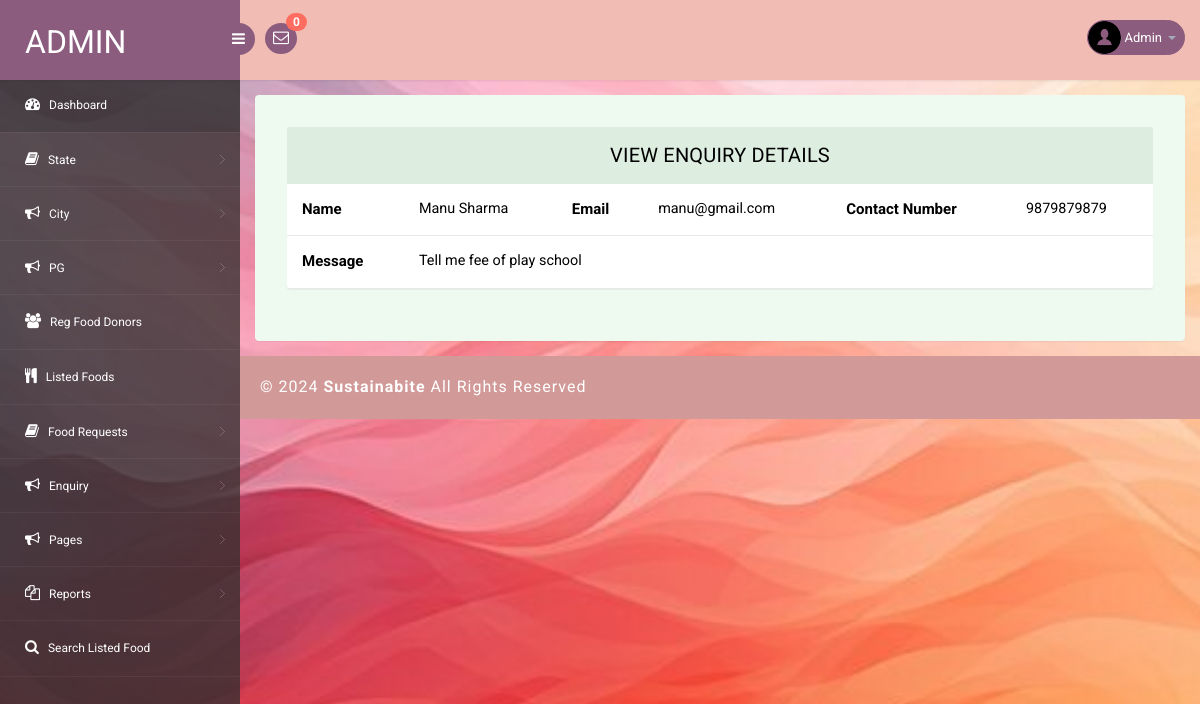
The app's page /admin/view-enquiry.php?viewid=1 (signed in) with its own data.
### tables this page shows
CREATE TABLE `tblcontact` (
  `ID` int(10) NOT NULL,
  `FirstName` varchar(200) DEFAULT NULL,
  `LastName` varchar(200) DEFAULT NULL,
  `Email` varchar(200) DEFAULT NULL,
  `Phone` bigint(10) DEFAULT NULL,
  `Message` mediumtext DEFAULT NULL,
  `EnquiryDate` timestamp NOT NULL DEFAULT current_timestamp(),
  `IsRead` int(5) DEFAULT NULL
);

### admin/view-enquiry.php (the view, shortened to what this page needs)
<?php
include('includes/dbconnection.php');
if (strlen($_SESSION['pgasaid']==0)) {
  header('location:logout.php');
  } else{
$vid=$_GET['viewid'];
?>
<!DOCTYPE html>
<head>
<link rel="stylesheet" href="css/bootstrap.min.css" >
<link href="css/style.css" rel='stylesheet' type='text/css' />
<link href="css/style-responsive.css" rel="stylesheet"/>
<link rel="stylesheet" href="css/font.css" type="text/css"/>
<link href="css/font-awesome.css" rel="stylesheet">
</head>
<body>
<section id="container">
<?php include_once('includes/header.php');?>
<?php include_once('includes/sidebar.php');?>
<section id="main-content">
	<section class="wrapper">
		<div class="table-agile-info">
 <div class="panel panel-default">
    <div class="panel-heading">
     View Enquiry Details
    </div>
    <div><?php
$ret=mysqli_query($con,"select * from tblcontact where ID=$vid");
$cnt=1;
while ($row=mysqli_fetch_array($ret)) {
?>
      <table class="table" ui-jq="footable" ui-options='{
        "paging": {
          "enabled": true
        },
        "filtering": {
          "enabled": true
        },
        "sorting": {
          "enabled": true
        }}'>
                <tr>
    <th scope style="font-size: 15px;">Name</th>
    <td><?php  echo $row['FirstName'];?> <?php  echo $row['LastName'];?></td>
    <th style="font-size: 15px;" scope>Email</th>
    <td><?php  echo $row['Email'];?></td>
   <th style="font-size: 15px;" scope>Contact Number</th>
    <td><?php  echo $row['Phone'];?></td>
                </tr>
                <tr>
    <th style="font-size: 15px;">Message</th>
    <td colspan="5"><?php  echo $row['Message'];?></td>
  </tr>
            </table><?php $cnt=$cnt+1;} ?>
    </div>
  </div>
</div>
</section>
		 <?php include_once('includes/footer.php');?>
</section>
</section>
</body>
</html>
<?php }  ?>

### admin/includes/header.php (shortened to what this page needs)
<?php
include('includes/dbconnection.php');
?>
<header class="header fixed-top clearfix">
<div class="brand">
    <a href="dashboard.php" class="logo">
        Admin
    </a>
    <div class="sidebar-toggle-box">
        <div class="fa fa-bars"></div>
    </div>
</div>
<div class="nav notify-row" id="top_menu">
    <ul class="nav top-menu">
                <?php
$ret1=mysqli_query($con,"select tblfoodrequests.id,fullName,requestNumber    from tblfoodrequests
 join tblfood  on tblfood.ID=tblfoodrequests.foodId
 where   (tblfoodrequests.status is null || tblfoodrequests.status='')");
$num=mysqli_num_rows($ret1);
?>
        <li id="header_inbox_bar" class="dropdown">
            <a data-toggle="dropdown" class="dropdown-toggle" href="#">
                <i class="fa fa-envelope-o"></i>
                <span class="badge bg-important"><?php echo $num;?></span>
            </a>
        </li>
    </ul>
</div>
<div class="top-nav clearfix">
    <ul class="nav pull-right top-menu">
        <li class="dropdown">
            <a data-toggle="dropdown" class="dropdown-toggle" href="#">
                <?php
$adid=$_SESSION['pgasaid'];
$ret=mysqli_query($con,"select AdminName from tbladmin where ID='$adid'");
$row=mysqli_fetch_array($ret);
$name=$row['AdminName'];
?>
                <img alt="" src="images/2.png">
                <span class="username"><?php echo $name; ?></span>
                <b class="caret"></b>
            </a>
        </li>
    </ul>
</div>
</header>

### admin/css/style.css (style rules this page uses)
ul, ol { margin: 0; }
html, body { font-family: 'Roboto', sans-serif; font-size: 100%; overflow-x: hidden; background: url(../images/bg.jpg) no-repeat 0px 0px; background-size:cover; width:100%; height:100%; }
body a { transition: 0.5s all ease; -webkit-transition: 0.5s all ease; -moz-transition: 0.5s all ease; -o-transition: 0.5s all ease; -ms-transition: 0.5s all ease; text-decoration:none; }
ul,label { margin:0; padding:0; }
#main-content { margin-left:240px; -webkit-transition:all .3s ease-in-out; -moz-transition:all .3s ease-in-out; -o-transition:all .3s ease-in-out; transition:all .3s ease-in-out; }
.header { left:0; right:0; z-index:1002; background:rgb(240, 188, 180); -webkit-transition:all .3s ease-in-out; -moz-transition:all .3s ease-in-out; -o-transition:all .3s ease-in-out; transition:all .3s ease-in-out; }
.fixed-top { position:fixed; box-shadow:1px 0 3px rgba(0,0,0,.15); }
.wrapper { display:inline-block; margin-top:80px; padding:15px; width:100%; }
.brand { background:#8b5c7e; float:left; width:240px; height:80px; position:relative; }
a.logo { font-size:32px; color:#fff; float:left; margin:20px 0 0 25px; text-transform:uppercase; }
#top_menu .nav>li,ul.top-menu>li { float:left; }
.notify-row { float:left; margin-top:23px; margin-left:25px; }
ul.top-menu { margin-right:15px; margin-top: 0; }
ul.top-menu > li > a { color: #fff; font-size: 16px; background: #8b5c7e; padding: 4px 8px; margin-right: 15px; border-radius: 50%; -webkit-border-radius: 50%; padding-right: 8px !important; }
.notify-row .badge { position:absolute; right:-10px; top:-10px; z-index:100; }
.top-nav { margin-top:20px; }
.top-nav img { border-radius:50%; -webkit-border-radius:50%; width:33px; }
.top-nav .username { font-size:13px; color:#fff; }
.top-nav ul.top-menu>li>a { border-radius: 100px; -webkit-border-radius: 100px; padding: 0px; background: none; margin-right: 0; border: 1px solid #8b5c7e; background: #8b5c7e; }
.top-nav ul.top-menu>li { margin-left:10px; }
.top-nav .nav .caret { border-bottom-color:#A4AABA; border-top-color:#A4AABA; }
.sidebar-toggle-box { float:left; margin-top:23px; margin-left:-15px; background:#8b5c7e; border-radius:50%; -webkit-border-radius:50%; width:32px; height:32px; position:absolute; right:-15px; }
.sidebar-toggle-box .fa-bars { cursor:pointer; display:inline-block; font-size:15px; padding:8px 8px 8px 9px; color:#fff; }
.panel-heading { position: relative; height: 57px; line-height: 57px; letter-spacing: 0.2px; color: #000; font-size: 18px; font-weight: 400; padding: 0 16px; background:#ddede0; border-top-right-radius: 2px; border-top-left-radius: 2px; text-transform: uppercase; text-align: center; }
.panel { border: none ! important; }
.table>tbody>tr>td, .table>tbody>tr>th, .table>tfoot>tr>td, .table>tfoot>tr>th, .table>thead>tr>td, .table>thead>tr>th { border-bottom: 1px solid #e9e9e9 ! important; }
.table > thead > tr > th, .table > tbody > tr > th, .table > tfoot > tr > th, .table > thead > tr > td, .table > tbody > tr > td, .table > tfoot > tr > td { border-top: none !important; }
.table td, .table>tbody>tr>td, .table>tbody>tr>th, .table>tfoot>tr>td, .table>tfoot>tr>th, .table>thead>tr>td, .table>thead>tr>th { padding: 15px!important; }
.table > thead > tr > th, .table > tbody > tr > th, .table > tfoot > tr > th, .table > thead > tr > td, .table > tbody > tr > td, .table > tfoot > tr > td { font-size: 0.9em; color: #000; border-top: none !important; }
.table-agile-info { background: #eef9f0; padding: 2em; border-radius: 4px; -webkit-box-shadow: 0 1px 1px rgba(0,0,0,.05); box-shadow: 0 1px 1px rgba(0,0,0,.05); }
.panel-default>.panel-heading { color: #000000 ! important; background-color: #ddede0 ! important; border-color: #ddede0 ! important; font-size: 20px; }
.badge.bg-important { background: #ff6c60; }

### records on screen
tblcontact: FirstName "Manu", LastName "Sharma", Email "manu@gmail.com", Phone "9879879879", Message "Tell me fee of play school"

### other values on screen
$num "0"
$name "Admin"
